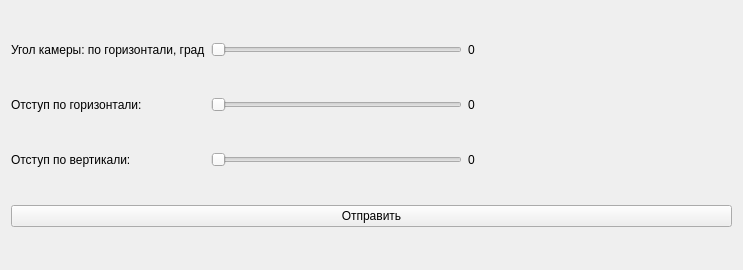
<?xml version="1.0" encoding="UTF-8"?>
<ui version="4.0">
 <class>Widget</class>
 <widget class="QWidget" name="Widget">
  <property name="geometry">
   <rect>
    <x>0</x>
    <y>0</y>
    <width>743</width>
    <height>270</height>
   </rect>
  </property>
  <property name="windowTitle">
   <string>Widget</string>
  </property>
  <layout class="QGridLayout" name="gridLayout">
   <item row="1" column="1">
    <widget class="QSlider" name="horizontalSlider_horizontal_shift">
     <property name="sizePolicy">
      <sizepolicy hsizetype="Fixed" vsizetype="Fixed">
       <horstretch>0</horstretch>
       <verstretch>0</verstretch>
      </sizepolicy>
     </property>
     <property name="minimumSize">
      <size>
       <width>251</width>
       <height>16</height>
      </size>
     </property>
     <property name="orientation">
      <enum>Qt::Horizontal</enum>
     </property>
    </widget>
   </item>
   <item row="0" column="2">
    <widget class="QLabel" name="label_viewing_angle_value">
     <property name="text">
      <string>0</string>
     </property>
    </widget>
   </item>
   <item row="1" column="3">
    <spacer name="horizontalSpacer_2">
     <property name="orientation">
      <enum>Qt::Horizontal</enum>
     </property>
     <property name="sizeHint" stdset="0">
      <size>
       <width>46</width>
       <height>20</height>
      </size>
     </property>
    </spacer>
   </item>
   <item row="2" column="0">
    <widget class="QLabel" name="label_vertical_shift">
     <property name="text">
      <string>Отступ по вертикали:</string>
     </property>
    </widget>
   </item>
   <item row="2" column="2">
    <widget class="QLabel" name="label_vertical_shift_value">
     <property name="text">
      <string>0</string>
     </property>
    </widget>
   </item>
   <item row="3" column="0" colspan="4">
    <widget class="QPushButton" name="pushButton_send">
     <property name="text">
      <string>Отправить</string>
     </property>
    </widget>
   </item>
   <item row="0" column="1">
    <widget class="QSlider" name="horizontalSlider_viewing_angle">
     <property name="sizePolicy">
      <sizepolicy hsizetype="Fixed" vsizetype="Fixed">
       <horstretch>0</horstretch>
       <verstretch>0</verstretch>
      </sizepolicy>
     </property>
     <property name="minimumSize">
      <size>
       <width>251</width>
       <height>16</height>
      </size>
     </property>
     <property name="orientation">
      <enum>Qt::Horizontal</enum>
     </property>
    </widget>
   </item>
   <item row="1" column="2">
    <widget class="QLabel" name="label_horizontal_shift_value">
     <property name="text">
      <string>0</string>
     </property>
    </widget>
   </item>
   <item row="2" column="1">
    <widget class="QSlider" name="horizontalSlider_vertical_shift">
     <property name="sizePolicy">
      <sizepolicy hsizetype="Fixed" vsizetype="Fixed">
       <horstretch>0</horstretch>
       <verstretch>0</verstretch>
      </sizepolicy>
     </property>
     <property name="minimumSize">
      <size>
       <width>251</width>
       <height>16</height>
      </size>
     </property>
     <property name="orientation">
      <enum>Qt::Horizontal</enum>
     </property>
    </widget>
   </item>
   <item row="0" column="0">
    <widget class="QLabel" name="label_camera_angle">
     <property name="text">
      <string>Угол камеры: по горизонтали, град</string>
     </property>
    </widget>
   </item>
   <item row="0" column="3">
    <spacer name="horizontalSpacer">
     <property name="orientation">
      <enum>Qt::Horizontal</enum>
     </property>
     <property name="sizeHint" stdset="0">
      <size>
       <width>46</width>
       <height>20</height>
      </size>
     </property>
    </spacer>
   </item>
   <item row="2" column="3">
    <spacer name="horizontalSpacer_3">
     <property name="orientation">
      <enum>Qt::Horizontal</enum>
     </property>
     <property name="sizeHint" stdset="0">
      <size>
       <width>46</width>
       <height>20</height>
      </size>
     </property>
    </spacer>
   </item>
   <item row="1" column="0">
    <widget class="QLabel" name="label_horizontal_shift">
     <property name="text">
      <string>Отступ по горизонтали:</string>
     </property>
    </widget>
   </item>
  </layout>
 </widget>
 <resources/>
 <connections/>
</ui>
